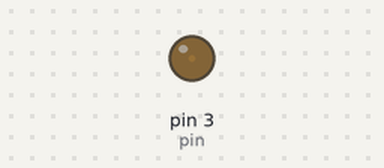
The sketch below on a simulated Arduino Uno, built with avr-gcc and run on an emulated ATmega328P. On the bench: output pins drawn as LEDs (lit = HIGH).

Above: at 0.05 s.
At 7.45 s:
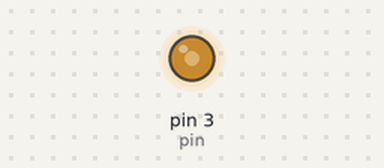
At 14.95 s:
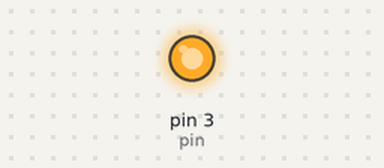
Timing chart, 0 to 26.0 s (numbered marks = the images above):
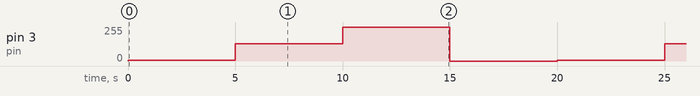

The sketch:

arduino_tutorial_7.ino
```cpp
// From tutorial 7
// https://www.youtube.com/watch?v=6CRhpUV92ww&list=PLGs0VKk2DiYw-L-RibttcvK-WBZm8WLEP&index=7

const int pin = 3;
const int brightOff = 0;
const int brightLow = 5;
const int brightMed = 130;
const int brightHigh = 255;

void setup() {
  // put your setup code here, to run once:
  pinMode(pin, OUTPUT);
}

void loop() {
  // put your main code here, to run repeatedly:
  analogWrite(pin, brightLow);
  delay(5000);
  analogWrite(pin, brightMed);
  delay(5000);
  analogWrite(pin, brightHigh);
  delay(5000);
  analogWrite(pin, brightOff);
  delay(5000);
}
```

Measured:
- by itself, pin 3 (pin): repeats every 20.0 s: 130/255 5.0 s, 255/255 5.0 s, 0/255 5.0 s, 5/255 5.0 s
